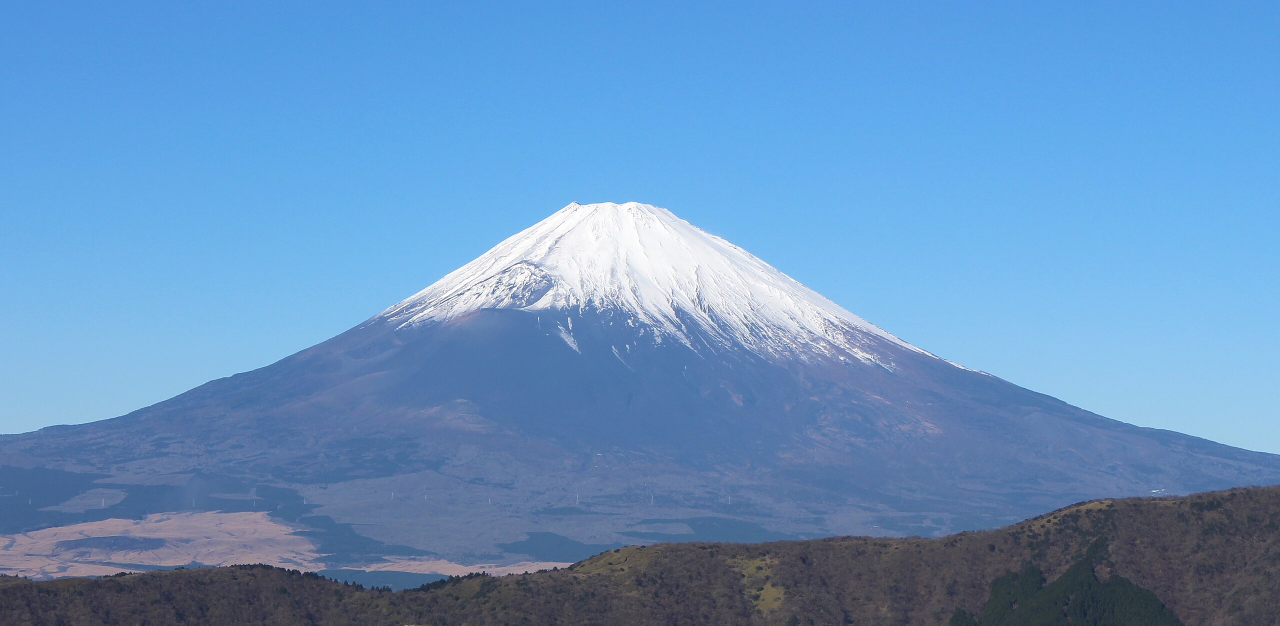
#> input picture code/source/source1_fuji.png, 2560 x 1251 px (shown at 1/2 size); its folder holds 3 pictures in this run
$ python reinhard_color_transfer.py
#> lines starting #> are read from the running program, lines starting #| are printed output that depends on the picture; long printed decimals are rounded; pictures that were not available may be replaced by others from this repository, and a replacement may not be noted
"""
Reinhard Color Transfer Implementation
Uses orthogonal basis transformation (lαβ space) for decorrelated color manipulation.
"""

import numpy as np
import cv2
import os
from pathlib import Path


# transfomation matrix

# RGB to LMS Matrix (simulates human cone cell response)
# Based on Ruderman et al. psychophysical measurements
M_RGB_TO_LMS = np.array([
    [0.3811, 0.5783, 0.0402],
    [0.1967, 0.7244, 0.0782],
    [0.0241, 0.1288, 0.8444]
])

# LMS to lαβ Matrix (orthogonal basis transformation)
# Coefficients ensure orthogonality: dot product between basis vectors = 0
# l: achromatic (luminance), α: yellow-blue, β: red-green
r3, r6, r2 = np.sqrt(3), np.sqrt(6), np.sqrt(2)
M_LMS_TO_LAB = np.array([
    [1/r3,  1/r3,  1/r3],   # l  = (L + M + S) / sqrt(3)
    [1/r6,  1/r6, -2/r6],   # α  = (L + M - 2S) / sqrt(6)
    [1/r2, -1/r2,  0.0 ]    # β  = (L - M) / sqrt(2)
])

# Pre-compute inverse matrices for efficiency
M_LMS_TO_RGB = np.linalg.inv(M_RGB_TO_LMS)
M_LAB_TO_LMS = np.linalg.inv(M_LMS_TO_LAB)


# convert rgb
def rgb_to_lab(img_rgb):
    """
    Convert RGB image to lαβ space through logarithmic LMS.

    Algorithm:
    1. RGB → LMS (cone response simulation)
    2. Apply log transform (normalize distribution)
    3. LMS → lαβ (change to orthogonal basis)

    Args:
        img_rgb: RGB image in range [0, 1], shape (H, W, 3)

    Returns:
        img_lab: Image in lαβ space, shape (H, W, 3)
    """
    h, w, c = img_rgb.shape
    img_flat = img_rgb.reshape((-1, 3))  # Flatten to (H*W, 3) for matrix ops

    # Step 1: Linear transformation RGB → LMS
    img_lms = img_flat @ M_RGB_TO_LMS.T

    # Step 2: Logarithmic transformation (avoid log(0) with epsilon)
    img_lms = np.log10(img_lms + 1e-8)

    # Step 3: Change of basis to orthogonal lαβ space
    img_lab = img_lms @ M_LMS_TO_LAB.T

    return img_lab.reshape((h, w, 3))


def lab_to_rgb(img_lab):
    """
    Convert lαβ image back to RGB space.

    Algorithm (inverse of rgb_to_lab):
    1. lαβ → LMS (inverse orthogonal transformation)
    2. Apply exponential (inverse log)
    3. LMS → RGB (inverse cone response)

    Args:
        img_lab: Image in lαβ space, shape (H, W, 3)

    Returns:
        img_rgb: RGB image in range [0, 1], shape (H, W, 3)
    """
    h, w, c = img_lab.shape
    img_flat = img_lab.reshape((-1, 3))

    # Step 1: Inverse orthogonal transformation lαβ → LMS
    img_lms = img_flat @ M_LAB_TO_LMS.T

    # Step 2: Inverse logarithmic transformation
    img_lms = np.power(10, img_lms)

    # Step 3: Inverse linear transformation LMS → RGB
    img_rgb = img_lms @ M_LMS_TO_RGB.T

    return img_rgb.reshape((h, w, 3))


# validate orthogonality
def analyze_covariance(img, space_name):
    """Calculate and display covariance matrix to validate orthogonality."""
    flat = img.reshape((-1, 3))
    cov_matrix = np.cov(flat, rowvar=False)

    print(f"\nCovariance Matrix ({space_name}):")
    print(np.array2string(cov_matrix, precision=4, suppress_small=True))

    off_diag = cov_matrix.copy()
    np.fill_diagonal(off_diag, 0)
    avg_corr = np.mean(np.abs(off_diag))

    print(f"Off-Diagonal Avg: {avg_corr:.6f}", end="")
    if avg_corr < 0.001:
        print(" -> DECORRELATED ✓")
    else:
        print(" -> CORRELATED")

    return cov_matrix


# color transfer
def global_color_transfer(source, target, verbose=True):
    """
    Perform global color statistics transfer from target to source.

    Algorithm (Reinhard Method):
    1. Convert both images to lαβ orthogonal space
    2. Calculate mean (μ) and standard deviation (σ) for each channel
    3. Transfer statistics: normalize source, then scale to target distribution
    4. Convert result back to RGB

    Mathematical formula for each pixel in each channel:
        result = (source - μ_source) * (σ_target / σ_source) + μ_target

    Args:
        source: Source image (RGB, [0,1]), whose colors will be modified
        target: Target image (RGB, [0,1]), reference for color statistics

    Returns:
        result: Transferred image (RGB, [0,1])
    """
    # Step 1: Transform both images to orthogonal lαβ space
    src_lab = rgb_to_lab(source)
    tgt_lab = rgb_to_lab(target)

    # Step 2: Calculate statistics per channel (l, α, β)
    # axis=(0,1) means calculate across all spatial dimensions (all pixels)
    src_mean = np.mean(src_lab, axis=(0, 1))  # Shape: (3,)
    src_std  = np.std(src_lab, axis=(0, 1))   # Shape: (3,)

    tgt_mean = np.mean(tgt_lab, axis=(0, 1))
    tgt_std  = np.std(tgt_lab, axis=(0, 1))

    if verbose:
        print(f"\nStatistics [l, α, β]:")
        print(f"  Source: μ={src_mean}, σ={src_std}")
        print(f"  Target: μ={tgt_mean}, σ={tgt_std}")

    # Step 3: Linear statistical transfer
    # Normalize source to zero mean and unit variance, then scale to target distribution
    res_lab = (src_lab - src_mean) * (tgt_std / (src_std + 1e-6)) + tgt_mean

    # Step 4: Reconstruct to RGB space
    res_rgb = lab_to_rgb(res_lab)

    # Clip to valid range [0, 1]
    return np.clip(res_rgb, 0, 1)


# helper i/o img
def load_image(path):
    """Load image and convert to RGB float [0, 1]."""
    img = cv2.imread(str(path))
    if img is None:
        raise ValueError(f"Cannot load image: {path}")
    img = cv2.cvtColor(img, cv2.COLOR_BGR2RGB)  # OpenCV uses BGR
    return img.astype(np.float32) / 255.0


def save_image(img, path):
    """Save RGB float [0, 1] image to file."""
    img_uint8 = (np.clip(img, 0, 1) * 255).astype(np.uint8)
    img_bgr = cv2.cvtColor(img_uint8, cv2.COLOR_RGB2BGR)
    cv2.imwrite(str(path), img_bgr)
    print(f"Saved: {path}")


# batch helper
def batch_process(source_dir, target_dir, output_dir):
    """Process all combinations of source and target images."""
    output_path = Path(output_dir)
    output_path.mkdir(parents=True, exist_ok=True)

    source_path = Path(source_dir)
    target_path = Path(target_dir)

    image_extensions = {'.png', '.jpg', '.jpeg', '.bmp', '.tiff'}

    source_files = sorted([f for f in source_path.iterdir()
                          if f.suffix.lower() in image_extensions])
    target_files = sorted([f for f in target_path.iterdir()
                          if f.suffix.lower() in image_extensions])

    if not source_files:
        print(f"No source images found in {source_dir}")
        return
    if not target_files:
        print(f"No target images found in {target_dir}")
        return

    print(f"Sources: {len(source_files)}")
    print(f"Targets: {len(target_files)}")
    print("=" * 70)

    count = 0
    for src_file in source_files:
        for tgt_file in target_files:
            try:
                count += 1
                print(f"\n[{count}] {src_file.name} + {tgt_file.name}")

                source_img = load_image(src_file)
#> in load_image, img is the input picture: shape (1251, 2560, 3); mean B, G, R 193.6, 147.5, 102.5
#> in load_image, `return img.astype(np.float32) / 255.0`:
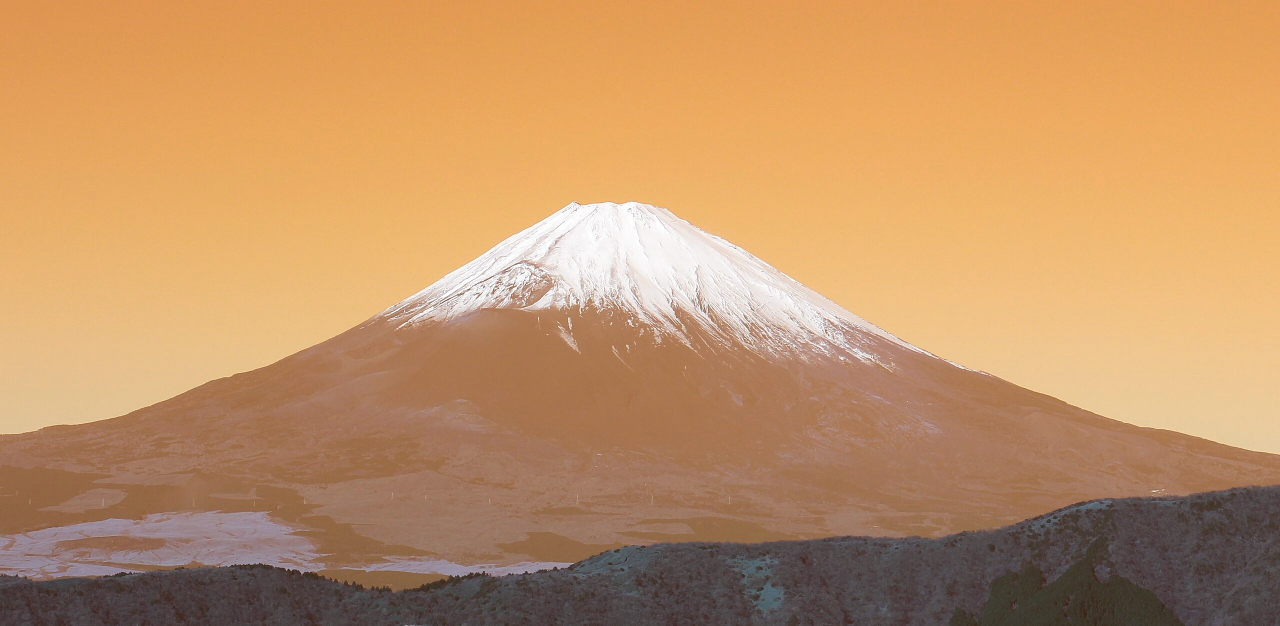
#> returned value: shape (1251, 2560, 3) float32 (shown at 1/2 size); mean of channels 0, 1, 2 0.401, 0.581, 0.744; drawn as B, G, R
                target_img = load_image(tgt_file)

                # Show covariance analysis for every pair
                analyze_covariance(source_img, "RGB Space")
#> in analyze_covariance, `cov_matrix = np.cov(flat, rowvar=False)`: cov_matrix = [[0.0179, 0.0176, 0.0155], [0.0176, 0.0293, 0.035], [0.0155, 0.035, 0.047]]
#| [[0.0179 0.0176 0.0155]
#|  [0.0176 0.0293 0.035 ]
#|  [0.0155 0.035  0.047 ]]
#> in analyze_covariance, `off_diag = cov_matrix.copy()`: off_diag has the same summary as cov_matrix
#> in analyze_covariance, `avg_corr = np.mean(np.abs(off_diag))`: avg_corr = 0.0151
#| Off-Diagonal Avg: 0.01514
                src_lab = rgb_to_lab(source_img)
#> in rgb_to_lab, `return img_lab.reshape((h, w, 3))`:
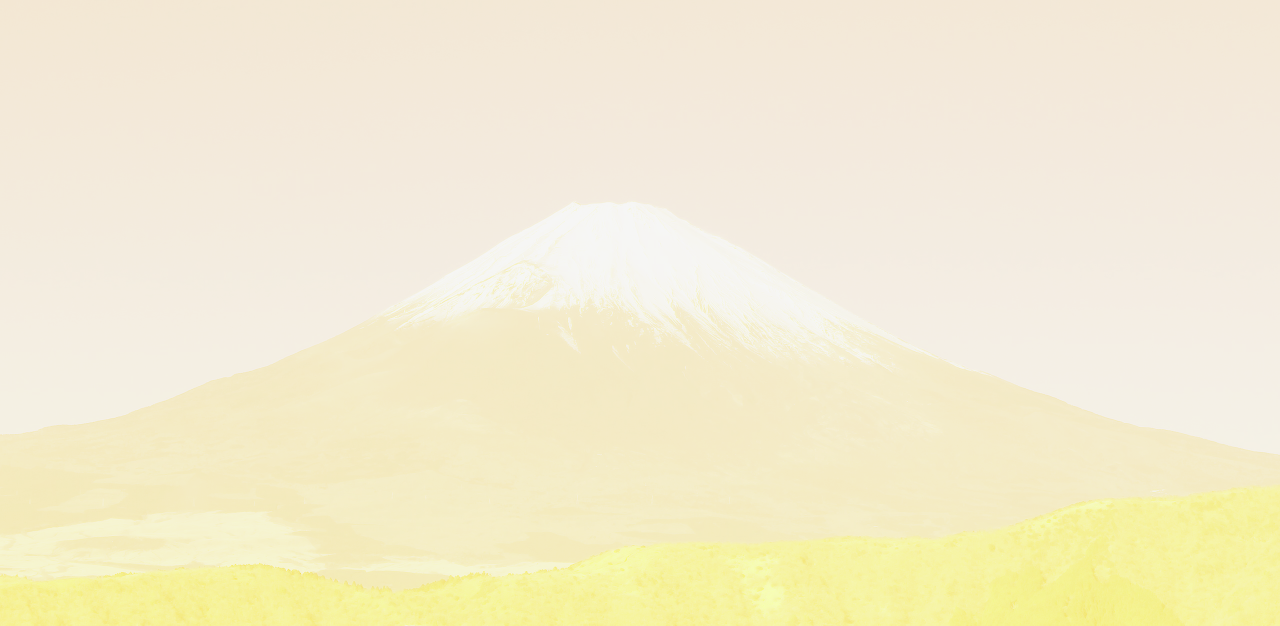
#> returned value: shape (1251, 2560, 3) float64 (shown at 1/2 size); mean of channels 0, 1, 2 -0.431, -0.103, -0.0214; drawn with min black and max white
                analyze_covariance(src_lab, "lαβ Space")
#| [[ 0.0648 -0.0033 -0.0015]
#|  [-0.0033  0.0017  0.0004]
#|  [-0.0015  0.0004  0.0001]]
#| Off-Diagonal Avg: 0.001166

                # Show statistics for every pair
                result_img = global_color_transfer(source_img, target_img, verbose=True)
#> in global_color_transfer, `src_mean = np.mean(src_lab, axis=(0, 1))`: src_mean = [-0.431, -0.103, -0.0214]
#> in global_color_transfer, `src_std  = np.std(src_lab, axis=(0, 1))`: src_std = [0.255, 0.0409, 0.0114]
#> in global_color_transfer, `tgt_mean = np.mean(tgt_lab, axis=(0, 1))`: tgt_mean = [-0.431, -0.103, -0.0214]
#> in global_color_transfer, `tgt_std  = np.std(tgt_lab, axis=(0, 1))`: tgt_std = [0.255, 0.0409, 0.0114]
#|   Source: μ=[-0.4306 -0.1033 -0.02139 ], σ=[0.2545 0.04094 0.01139]
#|   Target: μ=[-0.4306 -0.1033 -0.02139 ], σ=[0.2545 0.04094 0.01139]

                src_name = src_file.stem
                tgt_name = tgt_file.stem
                output_filename = f"result_{src_name}_TO_{tgt_name}.jpg"
                output_file = output_path / output_filename

                save_image(result_img, output_file)
                print("=" * 70)

            except Exception as e:
                print(f"ERROR: {e}")
#> pass 2 of the loop in batch_process, `for src_file in source_files:`:
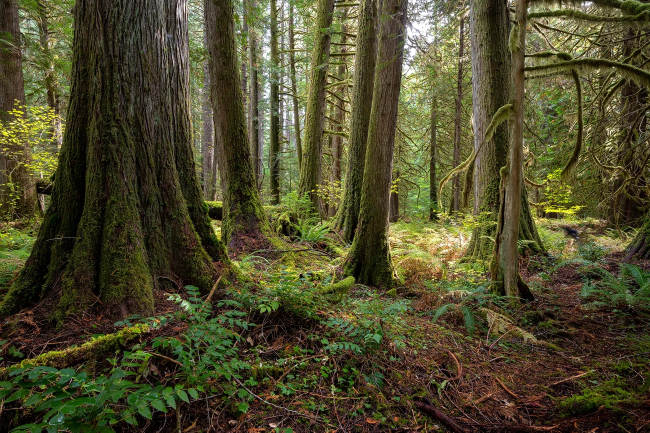
#> input picture code/source/source2_forest.png, 1300 x 865 px (shown at 1/2 size)
#> in load_image, img is the input picture: shape (865, 1300, 3); mean B, G, R 44.1, 74.9, 78.1
#| [[0.0417 0.0414 0.0321]
#|  [0.0414 0.0449 0.0327]
#|  [0.0321 0.0327 0.0299]]
#| Off-Diagonal Avg: 0.0236
#> in rgb_to_lab (call 4), `return img_lab.reshape((h, w, 3))`:
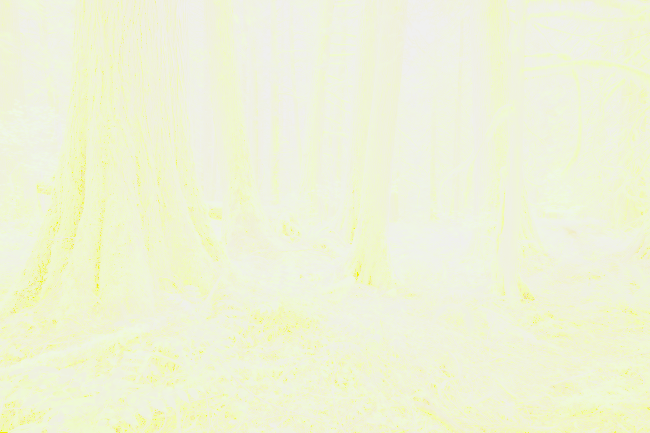
#> returned value: shape (865, 1300, 3) float64 (shown at 1/2 size); mean of channels 0, 1, 2 -1.38, 0.245, 0.0165; drawn with min black and max white
#| [[ 0.9462 -0.1184 -0.0162]
#|  [-0.1184  0.0413  0.003 ]
#|  [-0.0162  0.003   0.001 ]]
#| Off-Diagonal Avg: 0.03057
#> src_mean = [-1.38, 0.245, 0.0165]
#> src_std = [0.973, 0.203, 0.0321]
#|   Source: μ=[-1.380  0.2453  0.01648 ], σ=[0.9727  0.2031  0.03213]
#|   Target: μ=[-0.4306 -0.1033 -0.02139 ], σ=[0.2545 0.04094 0.01139]
#> res_lab: shape (865, 1300, 3) float64
#> in global_color_transfer (call 2), `return np.clip(res_rgb, 0, 1)`:
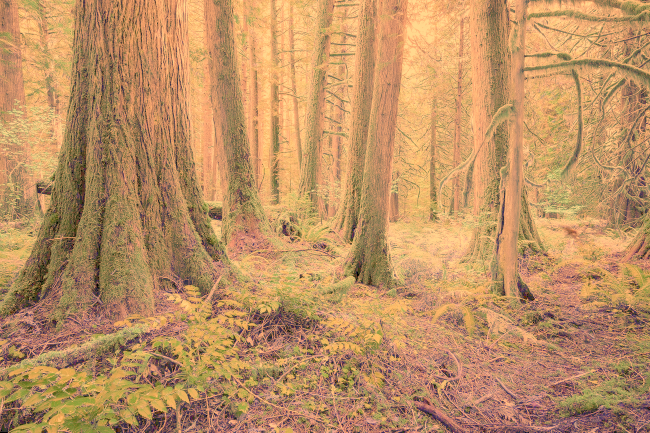
#> returned value: shape (865, 1300, 3) float64 (shown at 1/2 size); mean of channels 0, 1, 2 0.396, 0.571, 0.749; drawn as B, G, R
#> img_uint8: shape (865, 1300, 3)
#> img_bgr: shape (865, 1300, 3)
#> pass 3 of the loop in batch_process, `for src_file in source_files:`:
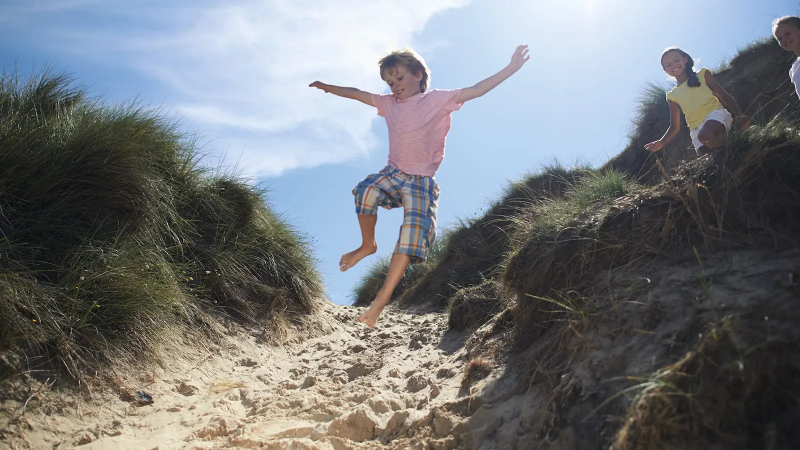
#> input picture code/source/source3_people.png, 1600 x 900 px (shown at 1/2 size)
#> in load_image, img is the input picture: shape (900, 1600, 3); mean B, G, R 125.1, 122, 118.9
#| [[0.0757 0.0792 0.0842]
#|  [0.0792 0.0865 0.0952]
#|  [0.0842 0.0952 0.1094]]
#| Off-Diagonal Avg: 0.05748
#> in rgb_to_lab (call 7), `return img_lab.reshape((h, w, 3))`:
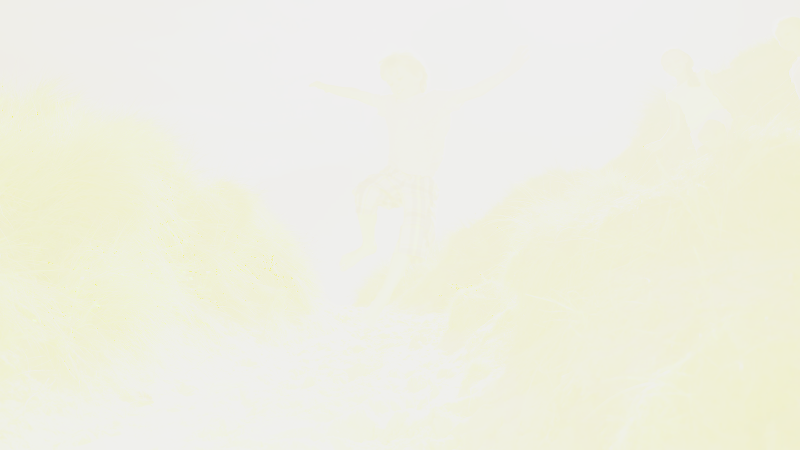
#> returned value: shape (900, 1600, 3) float64 (shown at 1/2 size); mean of channels 0, 1, 2 -0.742, 0.00667, -7.33e-05; drawn with min black and max white
#| [[ 0.3404 -0.0126 -0.0015]
#|  [-0.0126  0.0029  0.0003]
#|  [-0.0015  0.0003  0.0001]]
#| Off-Diagonal Avg: 0.0032
#> src_mean = [-0.742, 0.00667, -7.33e-05]
#> src_std = [0.583, 0.0538, 0.00771]
#|   Source: μ=[-7.42007342e-01  6.67318045e-03 -7.33141464e-05], σ=[0.5835 0.05376 0.00771 ]
#|   Target: μ=[-0.4306 -0.1033 -0.02139 ], σ=[0.2545 0.04094 0.01139]
#> res_lab: shape (900, 1600, 3) float64
#> in global_color_transfer (call 3), `return np.clip(res_rgb, 0, 1)`:
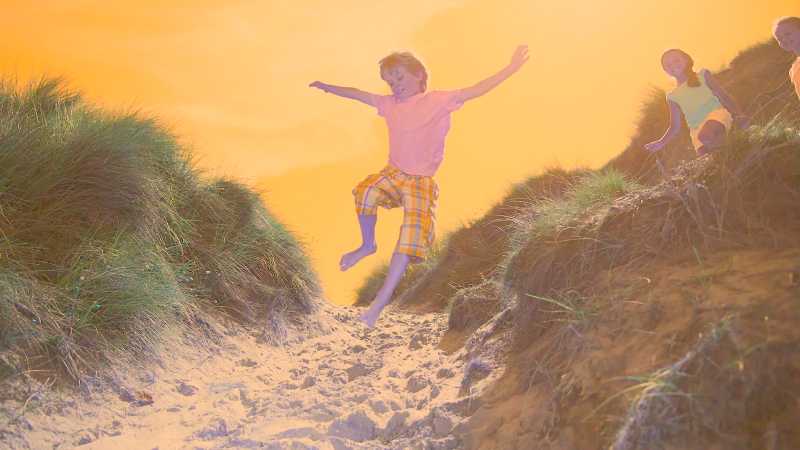
#> returned value: shape (900, 1600, 3) float64 (shown at 1/2 size); mean of channels 0, 1, 2 0.403, 0.577, 0.734; drawn as B, G, R
#> img_uint8: shape (900, 1600, 3)
#> img_bgr: shape (900, 1600, 3)

    print(f"Process complete. {count} images saved to: {output_dir}")


# main
if __name__ == "__main__":
    # config
    SOURCE_DIR = "source"
    TARGET_DIR = "target"
    OUTPUT_DIR = "output"

    print("Reinhard Color Transfer - Batch Processing")
    print("=" * 70)

    #run
    batch_process(SOURCE_DIR, TARGET_DIR, OUTPUT_DIR)
